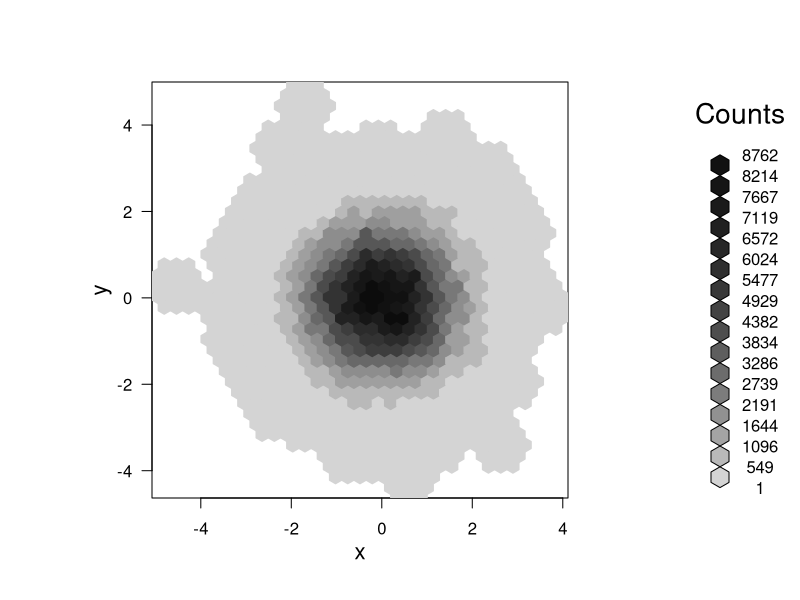
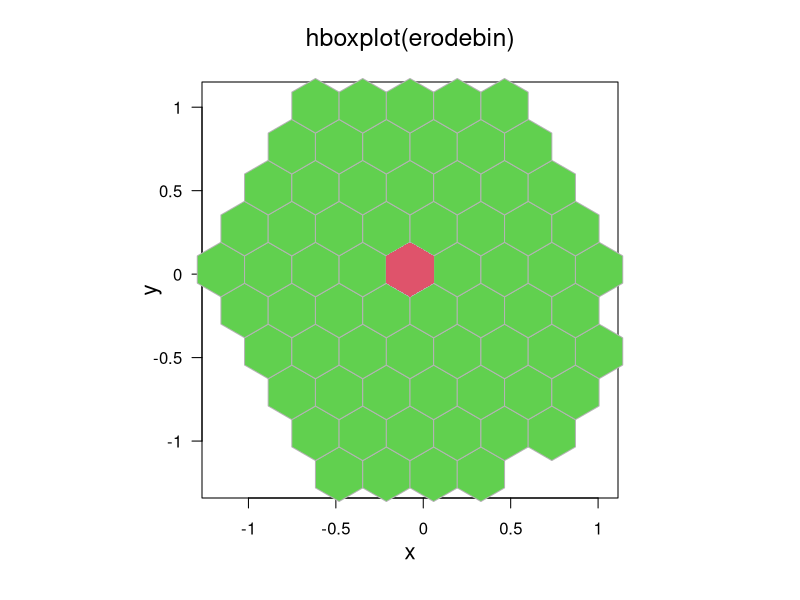
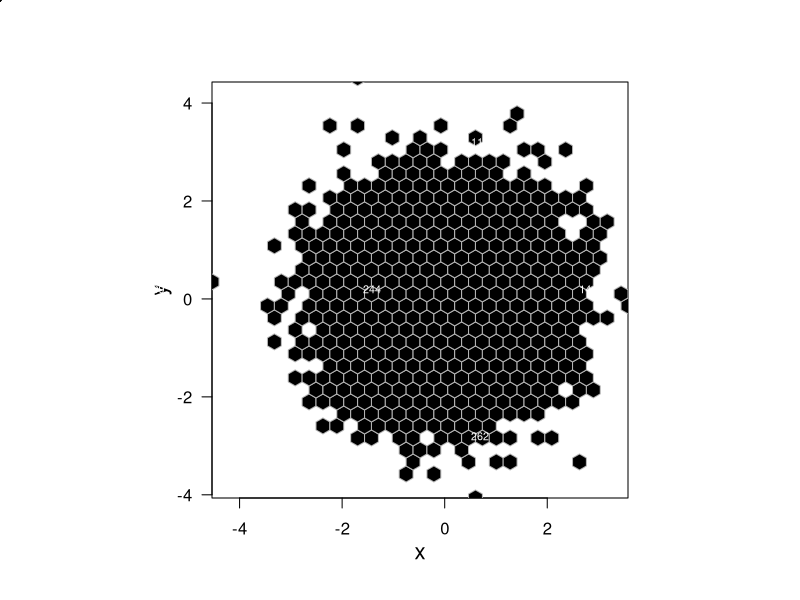

The R source for these figures, in order:
library(hexbin)


### Name: erode.hexbin
### Title: Erosion of a Hexagon Count Image
### Aliases: erode erode.hexbin erode,hexbin-method erodebin-class
### Keywords: hplot

### ** Examples

set.seed(153)
x <- rnorm(10000)
y <- rnorm(10000)
bin <- hexbin(x,y)

smbin  <- smooth.hexbin(bin)
erodebin <- erode.hexbin(smbin, cdfcut=.5)
plot(erodebin)

## bivariate boxplot
hboxplot(erodebin, main = "hboxplot(erodebin)")


# show erosion order
plot(bin,style= "lat", minarea=1, maxarea=1,
     legend=FALSE, border=gray(.7))

grid.hexagons(erodebin,style= "lat", minarea=1, maxarea=1,pen="green")
xy <- hcell2xy(erodebin)
library("grid")
grid.text(lab = as.character(erodebin@erode), xy$x, xy$y,
          gp = gpar(col="white", cex=0.65))
